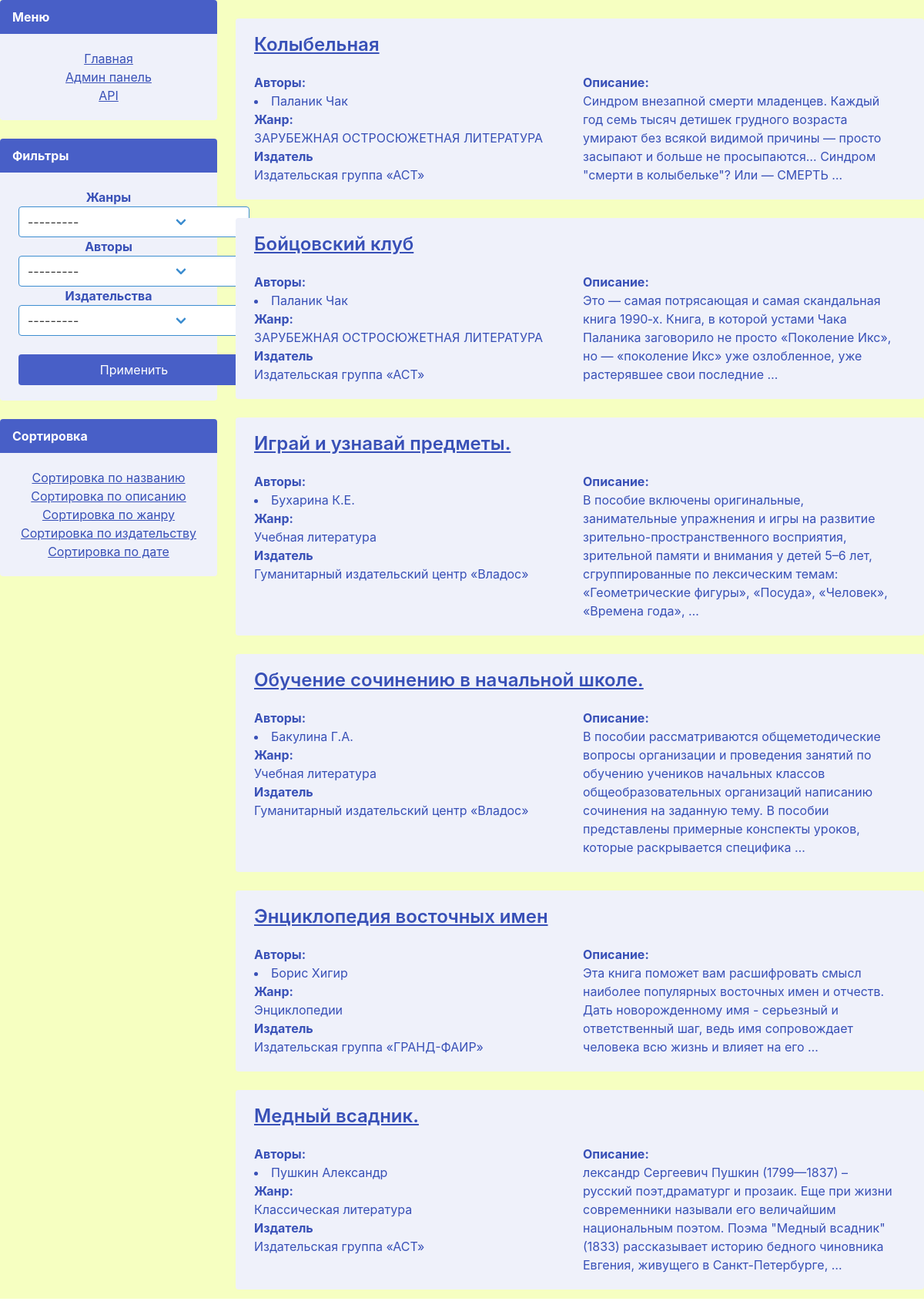
Screenshot of /?ord=description with the database file from the repository.
### web_client/models.py (models this page shows, shortened)
class Book(models.Model):
    title = models.CharField(
        max_length=250, unique=True, verbose_name="Название")
    slug = models.SlugField(max_length=250, unique=True, verbose_name="URL")
    description = models.TextField()
    author = models.ManyToManyField(
        Author, related_name="books")
    genre = models.ForeignKey(
        Genre, related_name='books', on_delete=models.CASCADE, null=True)
    publisher = models.ForeignKey(
        Publisher, related_name='books', on_delete=models.CASCADE, null=True)
    publication_date = models.DateField(default=datetime.now)
    class Meta:
        ordering = ('title',)

class BaseModel(models.Model):
    name = models.CharField(max_length=250, unique=True,
                            verbose_name="имя/название")
    slug = models.SlugField(max_length=250, unique=True, verbose_name="URL")
    description = models.TextField()
    class Meta:
        abstract = True
        ordering = ('name',)
    def __str__(self) -> str:
        return self.name

class Author(BaseModel):
    is_alive = models.BooleanField(default=True)

class Genre(BaseModel):
    pass

class Publisher(BaseModel):
    pass

### web_client/views/index.py (the view)
# urls.py: path('', views.index, name='index'),
def index(request):
    context = ContextFactory().get_context(HendlerName.INDEX, request)
    return render(request ,"index.html", context=context)

### web_client/forms.py
class FilterForms(forms.Form):
    genre = forms.ModelChoiceField(queryset=ReceiverData(
        model_name=ModelName.GENRE).get_all(), required=False)
    publisher = forms.ModelChoiceField(queryset=ReceiverData(
        model_name=ModelName.PUBLISHER).get_all(), required=False)
    author = forms.ModelChoiceField(queryset=ReceiverData(
        model_name=ModelName.AUTHOR).get_all(), required=False)

### core/context_factories.py (called while the page is built)
    def index_context(self, request) -> dict:
        return {
            "books": ReceiverData(ModelName.BOOK).get_with_terms(request),
            "sort_options": SORT_OPTION,
            "form" : FilterForms(),
            "filter" : True,
        }

### core/receive_data.py (called while the page is built)
    def get_all(self):
        return self.model.objects.all()

    def get_with_terms(self, request) -> QuerySet:
        kit: QuerySet = self.get_all()
        ordering = request.GET.get('ord', None)
        if ordering:
            kit = kit.order_by(ordering)
        return kit

### web_client/templates/index.html (shortened to what this page needs)
{% extends "base.html" %}
{% block content %}
{% load static %}
<div id="contetnt" >
    <br>
    {% for book in books %}
    <div class="notification is-link is-light">
        <h1 class="title is-4"><a href="#">{{book.title}}</a></h1>
        <div class="columns">
            <div class="column">
                <strong>Авторы:</strong>
                <p>
                    <il>
                    {% for author in book.author.all %}
                        <li>{{author.name}}</li>
                    {% endfor %}
                    </il>
                </p>
            <strong>Жанр:</strong>
                <p> {{book.genre.name}}</p>
            <strong> Издатель</strong>
                <p> {{book.publisher.name}}</p>
            </div>
            <div class="column">
                <strong>Описание:</strong>
                <p> {{book.description|truncatewords:30}}</p>
            </div>
        </div>
    </div>
    {% endfor %}
</div>
{% endblock %}

### web_client/static/css/main.css (style rules this page uses)
body { background-color: rgb(246, 255, 193); background-size: 100%; min-height: 1000px; }
select { width: 100%; min-width: 300px; }

### rows the page displays
Book: title "Колыбельная", genre.name "ЗАРУБЕЖНАЯ ОСТРОСЮЖЕТНАЯ ЛИТЕРАТУРА", publisher.name "Издательская группа «АСТ»", description "Синдром внезапной смерти младенцев. Каждый год семь тысяч детишек грудного возраста умирают без всякой видимой причины — просто засыпают и больше не просыпаются… Синдром \"смерти в колыбельке\"? Или — СМЕРТЬ …"
Author: name "Паланик Чак"
Book: title "Бойцовский клуб", genre.name "ЗАРУБЕЖНАЯ ОСТРОСЮЖЕТНАЯ ЛИТЕРАТУРА", publisher.name "Издательская группа «АСТ»", description "Это — самая потрясающая и самая скандальная книга 1990‑х. Книга, в которой устами Чака Паланика заговорило не просто «Поколение Икс», но — «поколение Икс» уже озлобленное, уже растерявшее свои последние …"
Book: title "Играй и узнавай предметы.", genre.name "Учебная литература", publisher.name "Гуманитарный издательский центр «Владос»", description "В пособие включены оригинальные, занимательные упражнения и игры на развитие зрительно-пространственного восприятия, зрительной памяти и внимания у детей 5–6 лет, сгруппированные по лексическим темам: «Геометрические фигуры», «Посуда», «Человек», «Времена года», …"
Author: name "Бухарина К.Е."
Book: title "Обучение сочинению в начальной школе.", genre.name "Учебная литература", publisher.name "Гуманитарный издательский центр «Владос»", description "В пособии рассматриваются общеметодические вопросы организации и проведения занятий по обучению учеников начальных классов общеобразовательных организаций написанию сочинения на заданную тему. В пособии представлены примерные конспекты уроков, которые раскрывается специфика …"
Author: name "Бакулина Г.А."
Book: title "Энциклопедия восточных имен", genre.name "Энциклопедии", publisher.name "Издательская группа «ГРАНД-ФАИР»", description "Эта книга поможет вам расшифровать смысл наиболее популярных восточных имен и отчеств. Дать новорожденному имя - серьезный и ответственный шаг, ведь имя сопровождает человека всю жизнь и влияет на его …"
Author: name "Борис Хигир"
Book: title "Медный всадник.", genre.name "Классическая литература", publisher.name "Издательская группа «АСТ»", description "лександр Сергеевич Пушкин (1799—1837) – русский поэт,драматург и прозаик. Еще при жизни современники называли его величайшим национальным поэтом. Поэма \"Медный всадник\" (1833) рассказывает историю бедного чиновника Евгения, живущего в Санкт-Петербурге, …"
Author: name "Пушкин Александр"

### other values shown
{{ item.title }} "Сортировка по названию" "Сортировка по описанию" "Сортировка по жанру" "Сортировка по издательству" "Сортировка по дате"
